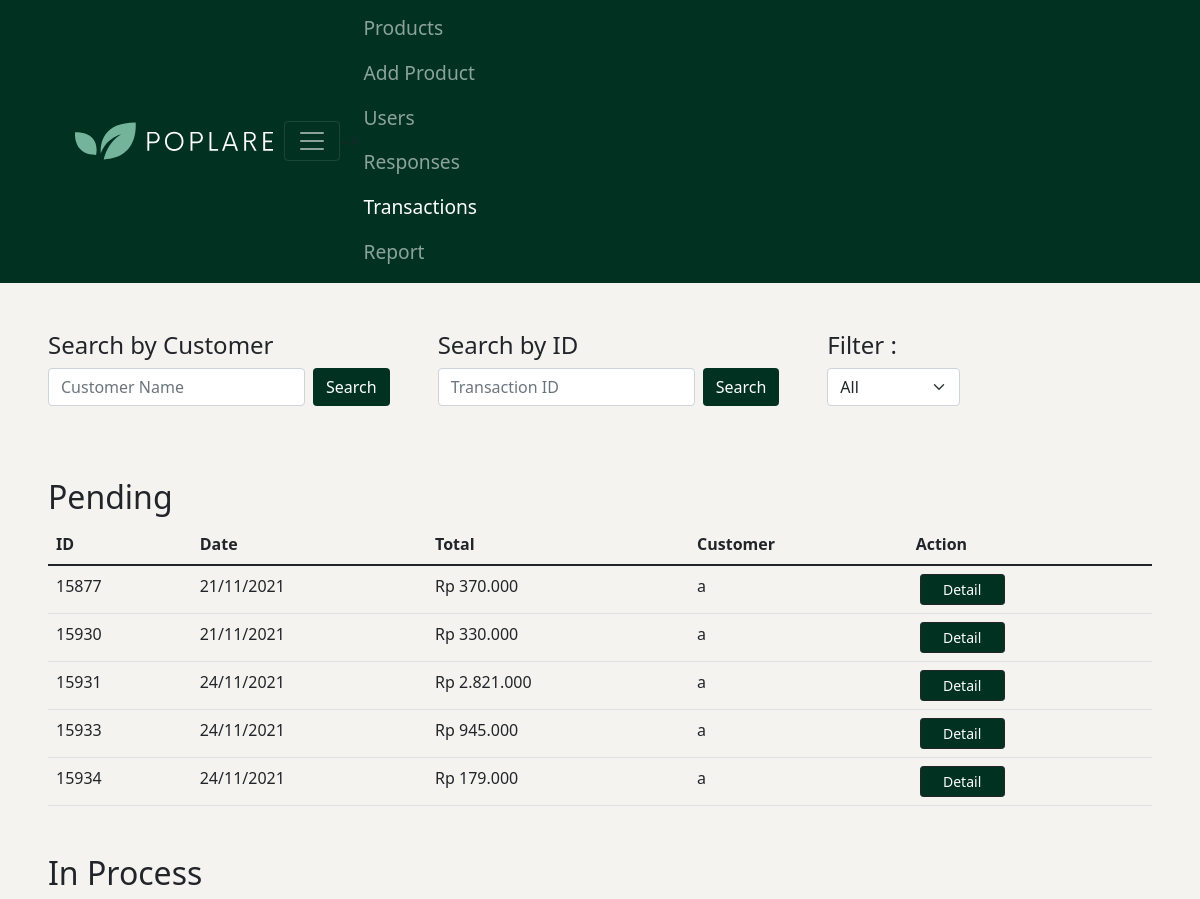
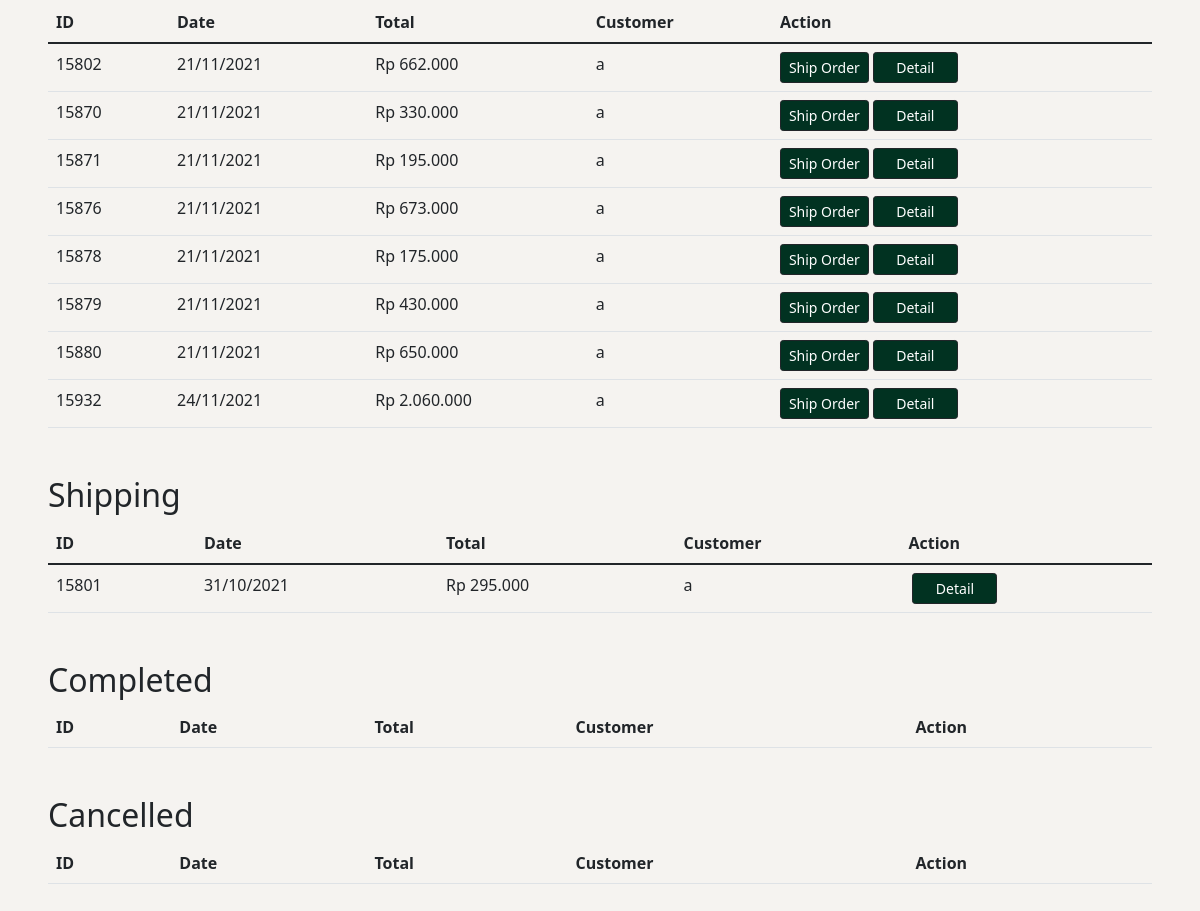
Screenshot of /mastertrans.php (signed in) with the database file from the repository (2 pictures, top to bottom).
### tables this page shows
CREATE TABLE `h_trans` (
  `id_htrans` int(11) NOT NULL,
  `id_user` int(11) NOT NULL,
  `total` int(11) NOT NULL,
  `qty` int(11) NOT NULL,
  `trans_date` date NOT NULL DEFAULT current_timestamp(),
  `points_received` int(11) NOT NULL,
  `points_used` int(11) NOT NULL,
  `status` varchar(50) NOT NULL
);

CREATE TABLE `users` (
  `id_user` int(11) NOT NULL,
  `username` varchar(255) NOT NULL,
  `password` varchar(255) NOT NULL,
  `name` varchar(255) NOT NULL,
  `email` varchar(255) NOT NULL,
  `birthdate` date DEFAULT NULL,
  `member` int(11) NOT NULL,
  `point` int(11) NOT NULL,
  `status` int(11) NOT NULL DEFAULT 1
);

### mastertrans.php (the view, shortened to what this page needs)
<?php
    require_once("conn.php");
    $queryStr = "SELECT * FROM h_trans";
    $stmt = $conn->query($queryStr);
    $hTrans = $stmt->fetch_all(MYSQLI_ASSOC);
?>
<!DOCTYPE html>
<html lang="en">
<head>
    <link href="https://cdn.jsdelivr.net/npm/bootstrap@5.1.3/dist/css/bootstrap.min.css" rel="stylesheet">
    <link rel="stylesheet" href="https://cdnjs.cloudflare.com/ajax/libs/font-awesome/4.7.0/css/font-awesome.min.css">
</head>
<body style="background-color: #f5f3f0;">
<nav class="navbar navbar-expand-xxl navbar-dark ps-0 ps-xl-5 pe-xl-5" style="background-color: #013221;">
    <div class="container-fluid ps-3">
        <a href="#" class="logo">
        <div style="transform: scale(0.9);"></div>
        </a>
        <button class="navbar-toggler" type="button" data-bs-toggle="collapse" data-bs-target="#navbarSupportedContent" aria-controls="navbarSupportedContent" aria-expanded="false" aria-label="Toggle navigation">
        <span class="navbar-toggler-icon"></span>
        </button>
            <ul class="navbar-nav me-auto mb-2 mb-lg-0" style="margin-top: -2px;">
                <li class="nav-item dropdown">
                    <a class="nav-link me-2 ms-1" href="masterproduct.php" id="navbarDarkDropdownMenuLink" role="button" data-bs-toggle="dropdown" aria-expanded="false" style="font-size: 1.2em;">
                        Products
                    </a>
                </li>
                <li class="nav-item me-2 ms-1">
                    <a class="nav-link" href="addproduct.php" style="font-size: 1.2em;">Add Product</a>
                </li>
                <li class="nav-item me-2 ms-1">
                    <a class="nav-link" href="masteruser.php" style="font-size: 1.2em;">Users</a>
                </li>
                <li class="nav-item me-2 ms-1">
                    <a class="nav-link" href="masterresponse.php" style="font-size: 1.2em;">Responses</a>
                </li>
                <li class="nav-item me-2 ms-1">
                    <a class="nav-link active" href="mastertrans.php" style="font-size: 1.2em;">Transactions</a>
                </li>
                <li class="nav-item me-2 ms-1">
                    <a class="nav-link" href="report.php" style="font-size: 1.2em;">Report</a>
                </li>
            </ul>
        </div>
</nav>
    <div class="content p-3 p-md-5 w-100" id="kontenku">
    <div class="forms d-flex">
        <div class="searchyName">
            <h4>Search by Customer </h4>
            <form action="#" method="POST" class="d-flex">
                <input type="text" name="searchName" id="" class="form-control" placeholder="Customer Name">
                <button class="btn ms-2" name="btnSearchName" style="background-color: #013221; color: white;">Search</button>
            </form> <br>
        </div>
        <div class="searchById ms-5">
            <h4>Search by ID </h4>
            <form action="#" method="POST" class="d-flex">
                <input type="text" name="searchID" id="" class="form-control" placeholder="Transaction ID">
                <button class="btn ms-2" name="btnSearchID" style="background-color: #013221; color: white;">Search</button>
            </form> <br>
        </div>
        <div class="filter ms-5">
            <h4>Filter :</h4>
            <select class="form-select" aria-label="Default select example" id="idselect">
                <option selected>All</option>
            </select>
        </div>
    </div>
    <?php
        if(count($hTrans) > 0){
            ?>
            <div id="pen" class="mt-5">
                <h2>Pending</h2>
                <table class="table table-hover">
                    <thead>
                        <tr>
                            <th>ID</th>
                            <th>Date</th>
                            <th>Total</th>
                            <th>Customer</th>
                            <th>Action</th>
                        </tr>
                    </thead>
                    <tbody>
                        <?php
                            foreach($hTrans as $key => $value){
                                $idUser = $value["id_user"];
                                $stmt = $conn->query("SELECT * FROM users WHERE id_user='$idUser'");
                                $user = $stmt->fetch_assoc();
                                if($value["status"] == "Pending"){
                                ?>
                                <tr>
                                    <td><?= $value["id_htrans"] ?></td>
                                    <td><?= date("d/m/Y", strtotime($value["trans_date"])) ?></td>
                                    <td>Rp <?= number_format($value["total"],0,'.','.') ?></td>
                                    <td><?= $user["name"] ?></td>
                                    <td class="d-flex">
                                        <form action="#" method="POST">
                                            <button class="btn btn-sm btn-outline-dark  btn-detail ms-1"style="background-color: #013221; color: white;" value='<?= $value["id_htrans"] ?>' name="btnDetTrans">Detail</button>
                                        </form>
                                    </td>
                                </tr>
                            <?php
                                }
                            }
                        ?>
                    </tbody>
                </table>
            </div>
            <div id="in" class="mt-5">
                <h2>In Process</h2>
                <table class="table table-hover">
                    <thead>
                        <tr>
                            <th>ID</th>
                            <th>Date</th>
                            <th>Total</th>
                            <th>Customer</th>
                            <th>Action</th>
                        </tr>
                    </thead>
                    <tbody>
                        <?php
                            foreach($hTrans as $key => $value){
                                $idUser = $value["id_user"];
                                $stmt = $conn->query("SELECT * FROM users WHERE id_user='$idUser'");
                                $user = $stmt->fetch_assoc();
                                if($value["status"] == "In Process"){
                                ?>
                                <tr>
                                    <td><?= $value["id_htrans"] ?></td>
                                    <td><?= date("d/m/Y", strtotime($value["trans_date"])) ?></td>
                                    <td>Rp <?= number_format($value["total"],0,'.','.') ?></td>
                                    <td><?= $user["name"] ?></td>
                                    <td class="d-flex">
                                        <?php
                                            if($value["status"]=="In Process"){
                                                ?>
                                                <form action="admincontrol.php" method="post">
                                                    <button name="shipOrder" class="btn btn-sm btn-outline-dark" value='<?= $value["id_htrans"] ?>' style="background-color: #013221; color: white;">Ship Order</button>
                                                </form>
                                            <?php
                                            }
                                        ?>
                                        <form action="#" method="POST">
                                            <button class="btn btn-sm btn-outline-dark  btn-detail ms-1"style="background-color: #013221; color: white;" value='<?= $value["id_htrans"] ?>' name="btnDetTrans">Detail</button>
                                        </form>
                                    </td>
                                </tr>
                            <?php
                                }
                            }
                        ?>
                    </tbody>
                </table>
            </div>
            <div id="ship" class="mt-5">
                <h2>Shipping</h2>
                <table class="table table-hover">
                    <thead>
                        <tr>
                            <th>ID</th>
                            <th>Date</th>
                            <th>Total</th>
                            <th>Customer</th>
                            <th>Action</th>
                        </tr>
                    </thead>
                    <tbody>
                        <?php
                            foreach($hTrans as $key => $value){
                                $idUser = $value["id_user"];
                                $stmt = $conn->query("SELECT * FROM users WHERE id_user='$idUser'");
                                $user = $stmt->fetch_assoc();
                                if($value["status"] == "Shipping"){
                                ?>
                                <tr>
                                    <td><?= $value["id_htrans"] ?></td>
                                    <td><?= date("d/m/Y", strtotime($value["trans_date"])) ?></td>
                                    <td>Rp <?= number_format($value["total"],0,'.','.') ?></td>
                                    <td><?= $user["name"] ?></td>
                                    <td>
                                        <form action="#" method="POST">
                                            <button class="btn btn-sm btn-outline-dark  btn-detail ms-1"style="background-color: #013221; color: white;" value='<?= $value["id_htrans"] ?>' name="btnDetTrans">Detail</button>
                                        </form>
                                    </td>
                                </tr>
                            <?php
                                }
                            }
                        ?>
                    </tbody>
                </table>
            </div>
            <div id="com" class="mt-5">
                <h2>Completed</h2>
                <table class="table table-hover">
                    <thead>
                        <tr>
                            <th>ID</th>
                            <th>Date</th>
                            <th>Total</th>
                            <th>Customer</th>
                            <th>Action</th>
                        </tr>
                    </thead>
                </table>
            </div>
            <div id="cancel" class="mt-5">
                <h2>Cancelled</h2>
                <table class="table table-hover">
                    <thead>
                        <tr>
                            <th>ID</th>
                            <th>Date</th>
                            <th>Total</th>
                            <th>Customer</th>
                            <th>Action</th>
                        </tr>
                    </thead>
                </table>
            </div>
        <?php
        }
        else{
            ?>
            <h1>No Results</h1>
        <?php
        }
    ?>
    </div>
</body>
</html>

### mastertrans.php (style rules this page uses)
html,body { width: 100%; height: auto; }
* { margin: 0; padding: 0; box-sizing: border-box; }
.btn-detail { width: 85px; margin-top: 0px; }

### rows the page displays
h_trans: id_htrans "15877", trans_date "21/11/2021", total "370.000", id_user.name "a"
h_trans: id_htrans "15930", trans_date "21/11/2021", total "330.000", id_user.name "a"
h_trans: id_htrans "15931", trans_date "24/11/2021", total "2.821.000", id_user.name "a"
h_trans: id_htrans "15933", trans_date "24/11/2021", total "945.000", id_user.name "a"
h_trans: id_htrans "15934", trans_date "24/11/2021", total "179.000", id_user.name "a"
h_trans: id_htrans "15802", trans_date "21/11/2021", total "662.000", id_user.name "a"
h_trans: id_htrans "15870", trans_date "21/11/2021", total "330.000", id_user.name "a"
h_trans: id_htrans "15871", trans_date "21/11/2021", total "195.000", id_user.name "a"
h_trans: id_htrans "15876", trans_date "21/11/2021", total "673.000", id_user.name "a"
h_trans: id_htrans "15878", trans_date "21/11/2021", total "175.000", id_user.name "a"
h_trans: id_htrans "15879", trans_date "21/11/2021", total "430.000", id_user.name "a"
h_trans: id_htrans "15880", trans_date "21/11/2021", total "650.000", id_user.name "a"
h_trans: id_htrans "15932", trans_date "24/11/2021", total "2.060.000", id_user.name "a"
h_trans: id_htrans "15801", trans_date "31/10/2021", total "295.000", id_user.name "a"
